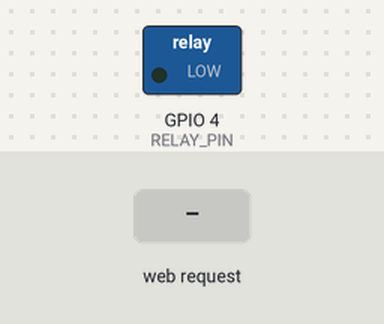
Simulated run of this sketch. Board: ESP32. Shown: switched loads named in the sketch (green lamp = pin HIGH). Inputs (shaded band) come from the test bench. WiFi joins after 1.5 s; servers stay silent unless stated; what the sketch prints to the serial monitor is not drawn.

Above: at 3.2 s.
3.3 s: HTTP request GET /activar received
At 4.2 s:
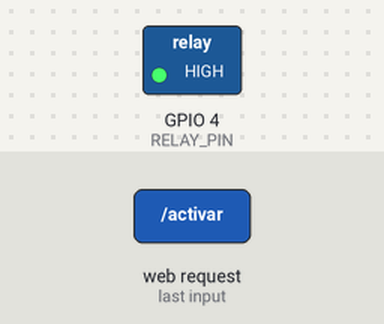
Timing chart, 0 to 9.8 s (numbered marks = the images above; inputs shaded):
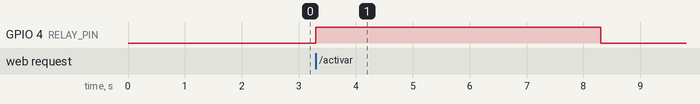

The sketch:

codigo_esclavo.ino
```cpp
#include <WiFi.h>
#include <WebServer.h>

#define RELAY_PIN 4

// Datos de red WiFi
const char* ssid = "cuarto_apa";
const char* password = "agfaer0201";

// IP fija para el Esclavo
IPAddress ip(192, 168, 1, 7);
IPAddress gateway(192, 168, 1, 1);
IPAddress subnet(255, 255, 255, 0);

// Servidor web en el puerto 80
WebServer server(80);
bool reléCerrado = false;

// 🔹 Función para activar el relé
void activarRele() {
  Serial.println("📡 Señal recibida: Activando relé...");
  digitalWrite(RELAY_PIN, HIGH);
  delay(5000);
  digitalWrite(RELAY_PIN, LOW);
  Serial.println("🔒 Relé desactivado.");

  reléCerrado = true;
  server.send(200, "text/plain", "Relé activado.");
}

// 🔹 Función para confirmar cierre
void confirmarCierre() {
  if (reléCerrado) {
    server.send(200, "text/plain", "cerrado");
    Serial.println("📡 Confirmación enviada al Maestro.");
    reléCerrado = false;
  } else {
    server.send(200, "text/plain", "esperando");
  }
}

// 🔹 Función para conectar a WiFi con IP fija
void conectarWiFi() {
  Serial.print("🌍 Conectando a WiFi...");
  WiFi.config(ip, gateway, subnet);
  WiFi.begin(ssid, password);

  while (WiFi.status() != WL_CONNECTED) {
    delay(1000);
    Serial.print(".");
  }

  Serial.println("\n✅ Conectado a WiFi");
  Serial.print("📡 Dirección IP fija: ");
  Serial.println(WiFi.localIP());
}

void setup() {
  Serial.begin(115200);
  pinMode(RELAY_PIN, OUTPUT);
  digitalWrite(RELAY_PIN, LOW);

  conectarWiFi();

  server.on("/activar", activarRele);
  server.on("/confirmar", confirmarCierre);
  server.begin();
  Serial.println("📡 Servidor HTTP iniciado.");
}

void loop() {
  server.handleClient();
}
```

Measured:
- after the input at 3.3 s, GPIO 4 (RELAY_PIN): LOW → HIGH at once, → LOW 5.0 s later
